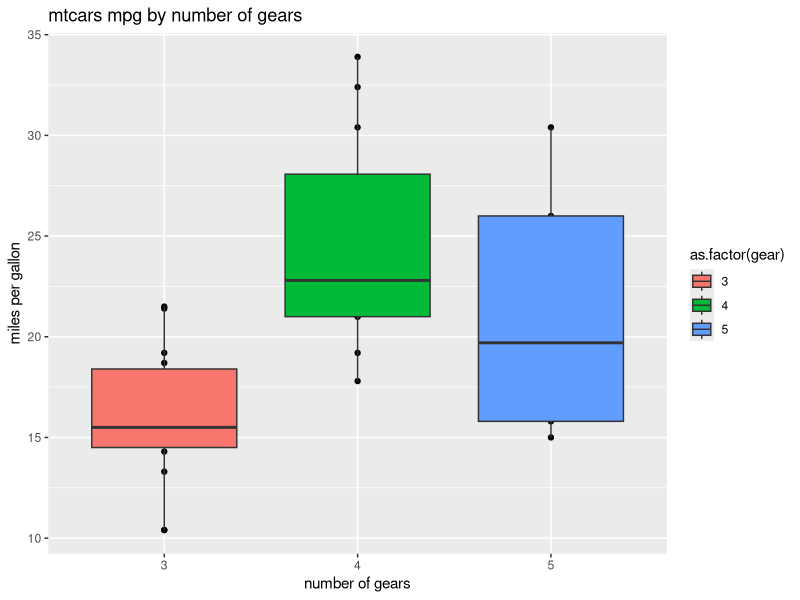
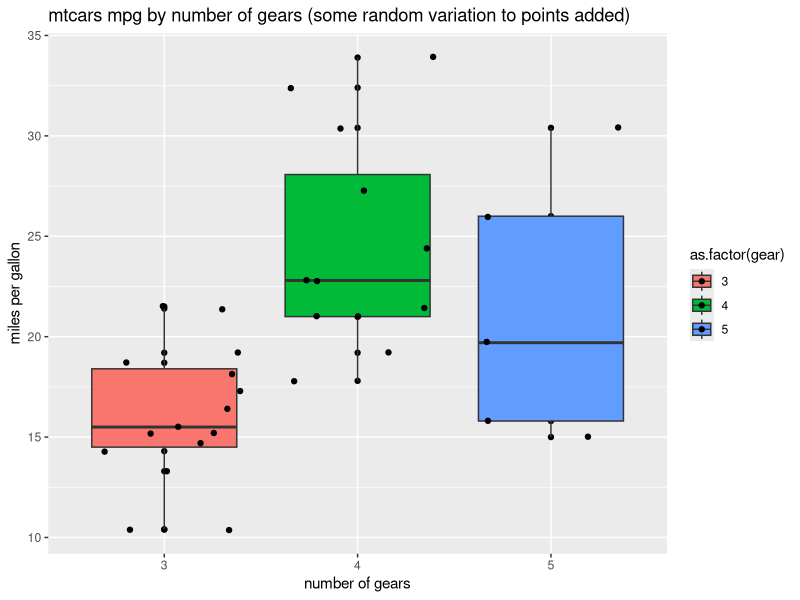
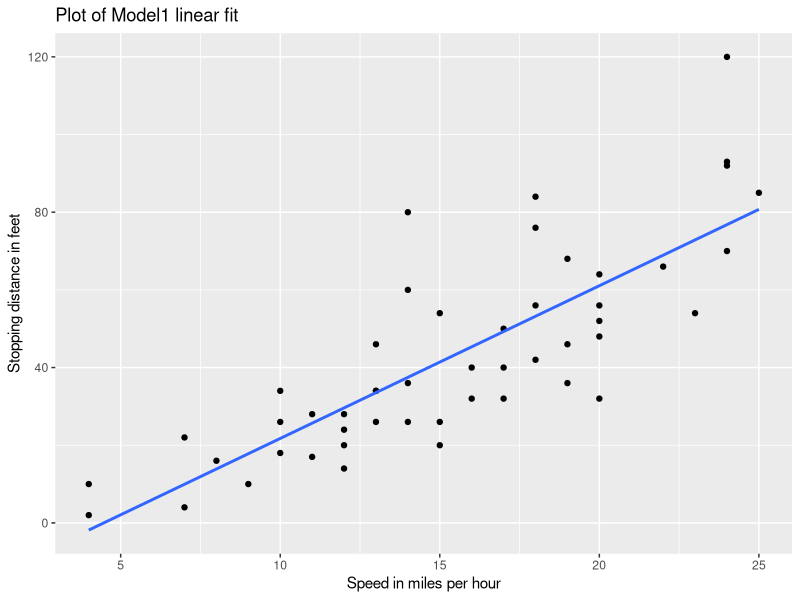
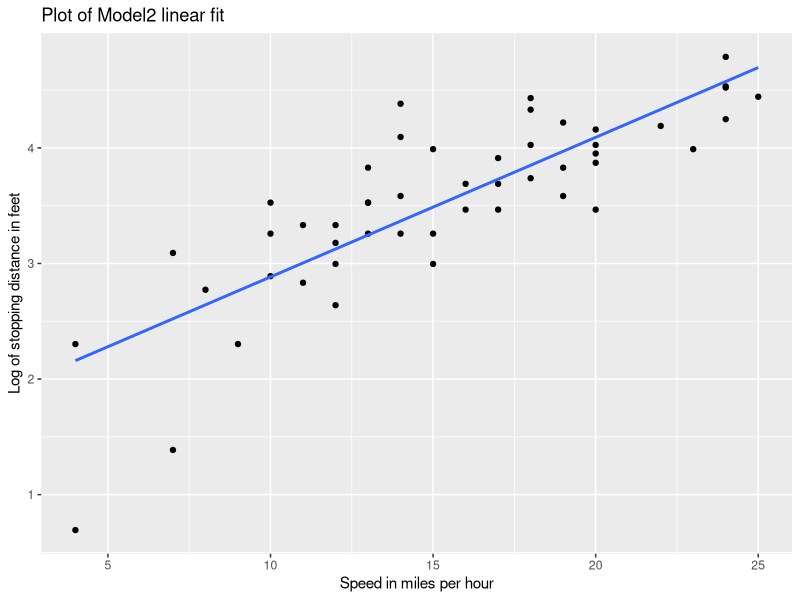
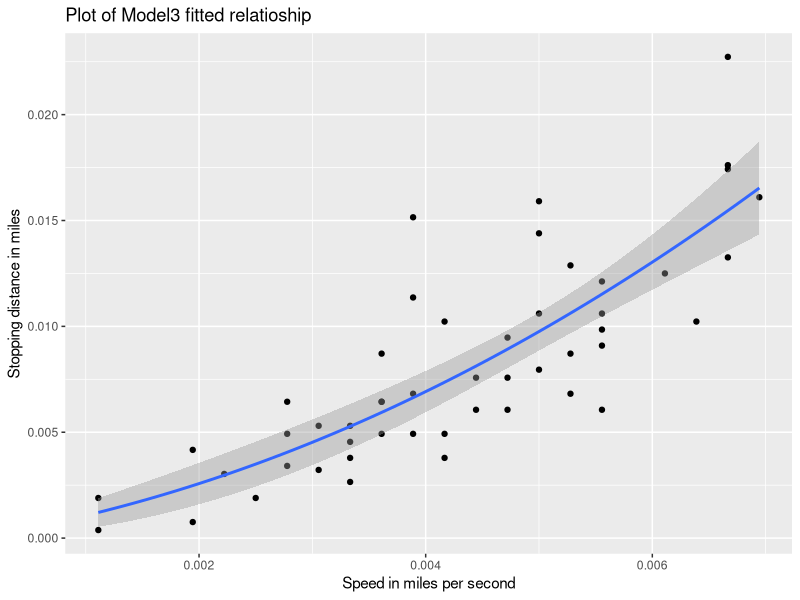

These charts were generated, in order, by the following R code:
## ---- chunk 1
sum(5:55)
## ---- chunk 2

sumfun <- function(n){return (sum (5:n)) }

sumfun(10)

sumfun(20)

sumfun(100)
## ---- chunk 3

Fibonacci <- numeric(12)
Fibonacci[1] <- Fibonacci[2] <- 1
for (i in 3:12) Fibonacci[i] <- Fibonacci[i-2] + Fibonacci[i-1]
print(Fibonacci)

## ---- chunk 4
library(ggplot2)
str(mtcars)
ggplot(mtcars, aes(x = as.factor(gear), y = mpg, fill = as.factor(gear)))+
  geom_point()+
  geom_boxplot()+
  labs(x='number of gears', y='miles per gallon', title='mtcars mpg by number of gears')
## ---- chunk 5
#with a small amount of random variation added to the points because of small dataset
library(ggplot2)
ggplot(mtcars, aes(x = as.factor(gear), y = mpg, fill = as.factor(gear)))+
  geom_point()+
  geom_boxplot()+
  geom_jitter()+
  labs(x='number of gears', y='miles per gallon', title='mtcars mpg by number of gears (some random variation to points added)')
## ---- chunk 6
str(cars)
summary(cars)

# Model1
#variable speed centered around its mean (using generic scale funcion) to avoid nonesense negative values
set.seed(1)
speed.c = scale(cars$speed, center = TRUE, scale = FALSE)
model1 = lm(formula = dist~speed.c, data = cars)
summary(model1)
## ---- chunk 7
# Model2 
#optimisation with log transformation of variable distance
set.seed(1)
speed.c = scale(cars$speed, center = TRUE, scale = FALSE)
model2 = lm(formula = log(dist)~speed.c, data = cars)
summary(model2)
## ---- chunk 8
# Model1 plot
library(ggplot2)
ggplot(cars, aes(x = speed, y = dist))+
  geom_point()+
  labs(x='Speed in miles per hour', y='Stopping distance in feet', title='Plot of Model1 linear fit')+
  stat_smooth(method = lm, se = FALSE)

## ---- chunk 9
# Model2 plot
library(ggplot2)
ggplot(cars, aes(x = speed, y = log(dist)) )+
  geom_point()+
  labs(x='Speed in miles per hour', y='Log of stopping distance in feet', title='Plot of Model2 linear fit')+
  stat_smooth(method = lm, se = FALSE)
## ---- chunk 10
library(dplyr)
#manipulating data in cars to create new columns with speed in miles per second and stopping distance in miles
carsM <- mutate (cars, speedM = speed/3600, distM = dist/5280)
str(carsM)
## ---- chunk 11
#now doing linear regression with new data to relate stopping distance to speed and square of speed
set.seed(1)
model3 = lm(formula = distM~0 + speedM + I(speedM^2), data = carsM)
summary(model3)

## ---- chunk 12
#ggplot of data points and fitted reltionship is model3 plot

library(ggplot2)
ggplot(carsM, aes(x = speedM, y = distM))+
  geom_point()+
  geom_smooth (method="lm", formula = "y~0+x+I(x^2)")+
  labs(x='Speed in miles per second', y='Stopping distance in miles', title='Plot of Model3 fitted relatioship')
